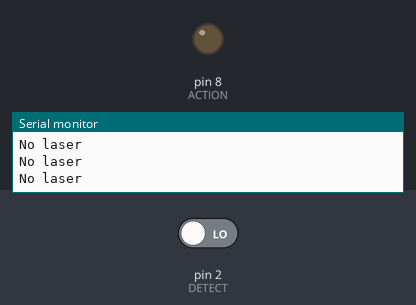
The sketch below on a simulated Arduino Uno, built with avr-gcc and run on an emulated ATmega328P. On the bench: output pins drawn as LEDs (lit = HIGH), the last lines printed to the serial monitor. The test bench sets the inputs (shaded band); at power-on: pin 2 (DETECT) LOW. Pins used as bus, display or sensor lines are not drawn.

Above: at 1.2 s.
1.3 s: pin 2 (DETECT) driven HIGH
At 2.5 s:
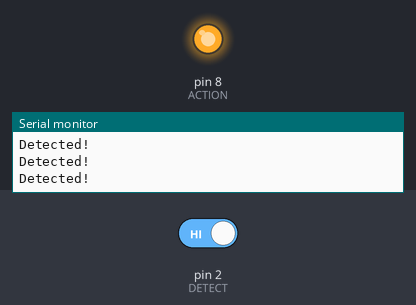
2.9 s: pin 2 (DETECT) driven LOW
At 3.8 s:
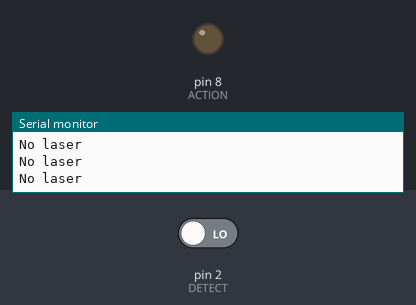
Timing chart, 0 to 5.9 s (numbered marks = the images above; inputs shaded):
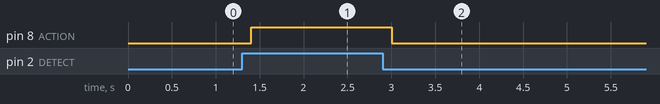

Measured:
- after the input at 1.3 s, pin 8 (ACTION): LOW → HIGH after 0.10 s
- after the input at 2.9 s, pin 8 (ACTION): HIGH → LOW after 0.10 s

The sketch:

Lazer_and_sensor.ino
```cpp
// (licence header left out)
  // Saser Sensor code for Robojax.com
#define DETECT 2 // pin 2 for  sensor
#define ACTION 8 // pin 8 for action to do someting
#define LAZER 0


void setup() {
  Serial.begin(9600);
  Serial.println("Robojax.com Laser Module Test");
  pinMode(DETECT, INPUT);//define detect input pin
  pinMode(ACTION, OUTPUT);//define ACTION output pin
  pinMode(LAZER, OUTPUT);//define ACTION output pin


  // Laser sensor code for Robojax.com

}

void loop() {
     // Laser Sensor code for Robojax.com
  digitalWrite(LAZER,HIGH);
  int detected = digitalRead(DETECT);// read Laser sensor

  if( detected == HIGH)
  {
    digitalWrite(ACTION,HIGH);// set the buzzer ON
    Serial.println("Detected!");

  }else{
    digitalWrite(ACTION,LOW); // Set the buzzer OFF
    Serial.println("No laser");
     // Laser Sensor code for Robojax.com

  }
  delay(200);
}
```
